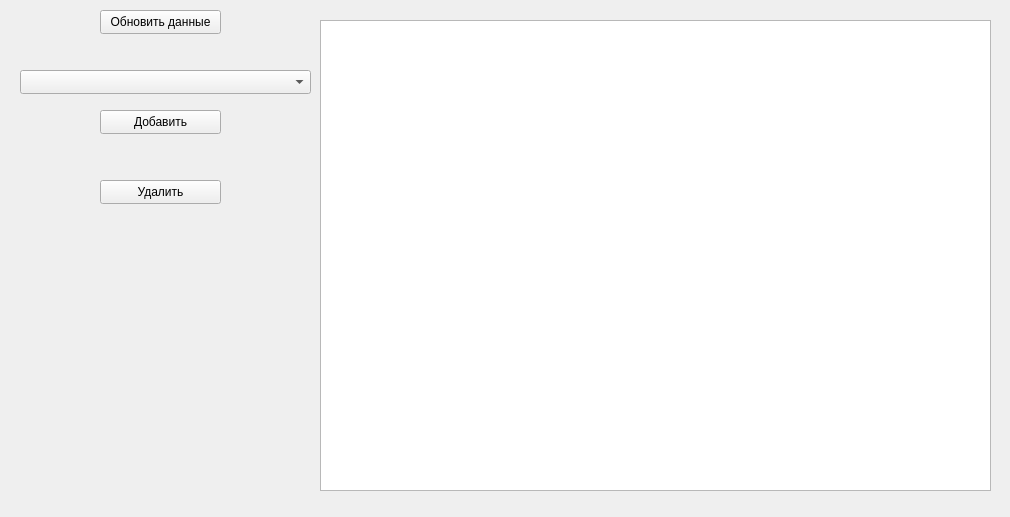
<?xml version="1.0" encoding="UTF-8"?>
<ui version="4.0">
 <class>students_researches</class>
 <widget class="QWidget" name="students_researches">
  <property name="geometry">
   <rect>
    <x>0</x>
    <y>0</y>
    <width>1010</width>
    <height>517</height>
   </rect>
  </property>
  <property name="windowTitle">
   <string>Form</string>
  </property>
  <widget class="QPushButton" name="DeleteRow">
   <property name="geometry">
    <rect>
     <x>100</x>
     <y>180</y>
     <width>121</width>
     <height>24</height>
    </rect>
   </property>
   <property name="text">
    <string>Удалить</string>
   </property>
  </widget>
  <widget class="QPushButton" name="tableRefreshButton">
   <property name="geometry">
    <rect>
     <x>100</x>
     <y>10</y>
     <width>121</width>
     <height>24</height>
    </rect>
   </property>
   <property name="text">
    <string>Обновить данные</string>
   </property>
  </widget>
  <widget class="QTableView" name="tableView">
   <property name="geometry">
    <rect>
     <x>320</x>
     <y>20</y>
     <width>671</width>
     <height>471</height>
    </rect>
   </property>
   <property name="sizePolicy">
    <sizepolicy hsizetype="Expanding" vsizetype="Expanding">
     <horstretch>0</horstretch>
     <verstretch>0</verstretch>
    </sizepolicy>
   </property>
   <property name="contextMenuPolicy">
    <enum>Qt::CustomContextMenu</enum>
   </property>
   <property name="sizeAdjustPolicy">
    <enum>QAbstractScrollArea::AdjustIgnored</enum>
   </property>
   <property name="editTriggers">
    <set>QAbstractItemView::NoEditTriggers</set>
   </property>
   <property name="showDropIndicator" stdset="0">
    <bool>false</bool>
   </property>
   <property name="dragDropOverwriteMode">
    <bool>false</bool>
   </property>
   <property name="selectionMode">
    <enum>QAbstractItemView::SingleSelection</enum>
   </property>
   <property name="selectionBehavior">
    <enum>QAbstractItemView::SelectRows</enum>
   </property>
   <property name="cornerButtonEnabled">
    <bool>false</bool>
   </property>
   <attribute name="verticalHeaderDefaultSectionSize">
    <number>70</number>
   </attribute>
  </widget>
  <widget class="QPushButton" name="InsertDialogOpen">
   <property name="geometry">
    <rect>
     <x>100</x>
     <y>110</y>
     <width>121</width>
     <height>24</height>
    </rect>
   </property>
   <property name="text">
    <string>Добавить</string>
   </property>
  </widget>
  <widget class="QComboBox" name="comboBox">
   <property name="geometry">
    <rect>
     <x>20</x>
     <y>70</y>
     <width>291</width>
     <height>24</height>
    </rect>
   </property>
  </widget>
 </widget>
 <resources/>
 <connections/>
</ui>
